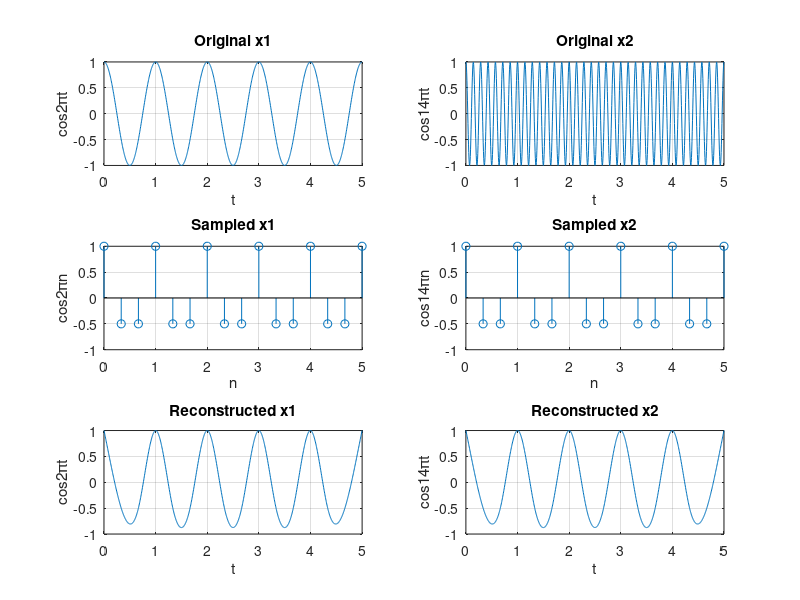

The MATLAB source for this figure:

t = 0:0.005:5;
x1 = cos(2*pi*t);
x2 = cos(14*pi*t);

subplot(3,2,1), plot(t, x1);
title("Original x1");
axis([0 5 -1 1]); grid on;
xlabel('t'), ylabel('cos2\pit');

subplot(3,2,2), plot(t, x2);
title("Original x2");
axis([0 5 -1 1]); grid on;
xlabel('t'), ylabel('cos14\pit');


Fs = 3;
n = 0:1/Fs:5;
x1n = cos(2*pi*n);
x2n = cos(14*pi*n);

subplot(3,2,3), stem(n, x1n);
title("Sampled x1");
axis([0 5 -1 1]); grid on;
xlabel('n'), ylabel('cos2\pin');

subplot(3,2,4), stem(n, x2n);
title("Sampled x2");
axis([0 5 -1 1]); grid on;
xlabel('n'), ylabel('cos14\pin');

y1 = spline(n, x1n, t);
y2 = spline(n, x2n, t);

subplot(3,2,5), plot(t, y1);
title("Reconstructed x1");
axis([0 5 -1 1]); grid on;
xlabel('t'), ylabel('cos2\pit');

subplot(3,2,6), plot(t, y2);
title("Reconstructed x2");
axis([0 5 -1 1]); grid on;
xlabel('t'), ylabel('cos14\pit');
